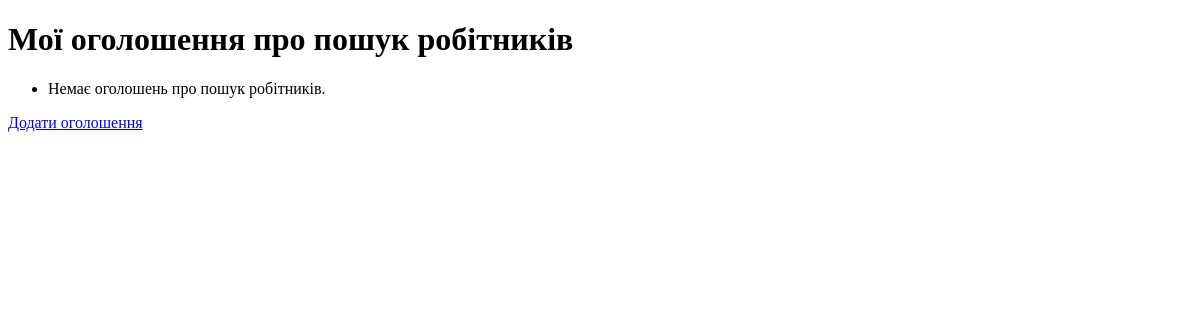
Page /my_job_advertisements/ (signed in) on the earlier database version.
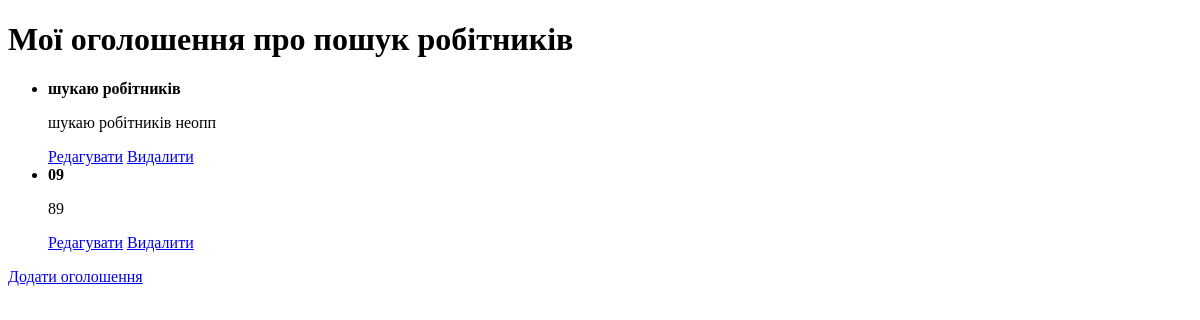
Same page on the later database version.
### numo/models.py (models this page shows, shortened)
class JobAdvertisement(models.Model):
    user = models.ForeignKey(settings.AUTH_USER_MODEL, on_delete=models.CASCADE)
    title = models.CharField(max_length=100)
    description = models.TextField()
    min_age = models.PositiveIntegerField()
    max_age = models.PositiveIntegerField()
    city = models.CharField(max_length=50)
    phone_number = models.CharField(max_length=20)
    payment = models.DecimalField(max_digits=10, decimal_places=2)
    danger = models.CharField(
        max_length=1,
        choices=[
            ('A', 'A'),
            ('B', 'B'),
            ('C', 'C'),
            ('D', 'D')
        ]
    )

### numo/views.py (the view)
# urls.py: path('my_job_advertisements/', views.my_job_advertisements, name='my_job_advertisements'),
def my_job_advertisements(request):
    user = request.user
    job_advertisements = JobAdvertisement.objects.filter(user=user)
    return render(request, 'my_job_advertisements.html', {'job_advertisements': job_advertisements})

### numo/templates/my_job_advertisements.html (shortened to what this page needs)
<!DOCTYPE html>
<html>
<head>
</head>
<body>
    <h1>Мої оголошення про пошук робітників</h1>
    <ul>
        {% for ad in job_advertisements %}
        <li>
            <strong>{{ ad.title }}</strong>
            <p>{{ ad.description }}</p>
            <a href="{% url 'edit_job_advertisement' ad.id %}">Редагувати</a>
            <a href="{% url 'delete_job_advertisement' ad.id %}">Видалити</a>
        </li>
        {% empty %}
        <li>Немає оголошень про пошук робітників.</li>
        {% endfor %}
    </ul>
    <a href="{% url 'add_job_advertisement' %}">Додати оголошення</a>
</body>
</html>

Differences in the rows shown:
added JobAdvertisement: title "шукаю робітників", description "шукаю робітників неопп"
added JobAdvertisement: title "09", description "89"
Other differences:
text no longer shown: "Немає оголошень про пошук робітників."
